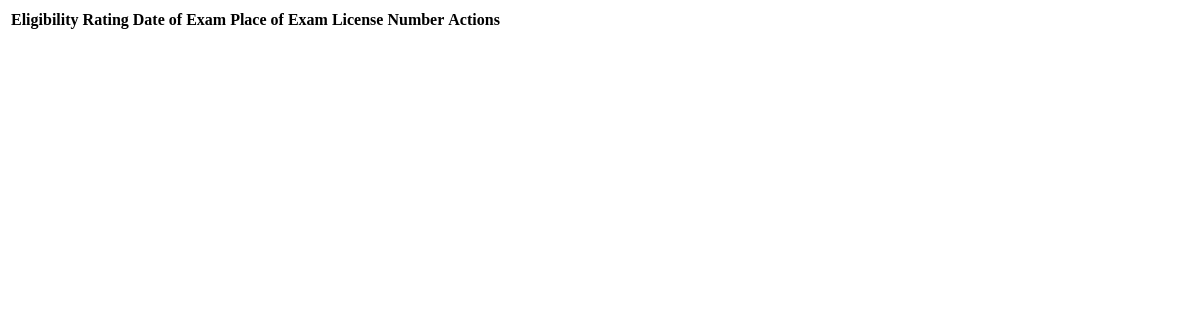
/eligibility-data/ (signed in), run on an earlier commit of the app's database.
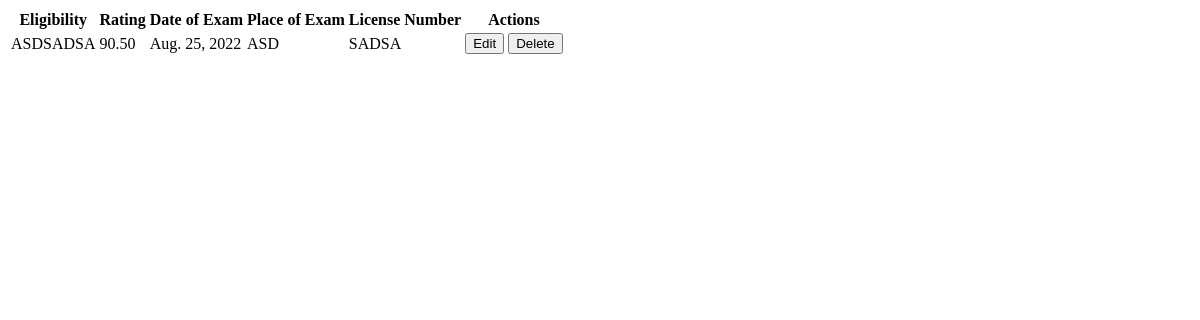
And on a later commit of the database.
### rma/models.py (models this page shows, shortened)
class Eligibility(models.Model):
    user = models.ForeignKey(User, on_delete=models.CASCADE)
    eligibility = Uppercase('Eligibility', max_length=200)
    rating = models.DecimalField('Units Earned', max_digits=4, decimal_places=2)
    date_of_exam = models.DateField('Date of Examination/Conferment')
    place_of_exam = Uppercase('Place of Examination/Conferment', max_length=200, blank=True)
    license = Uppercase('License Number', max_length=50, blank=True)
    class Meta:
        verbose_name_plural = "Eligibility"

### rma/views.py (the view)
# urls.py: path('eligibility-data/', views.eligibility_data, name='eligibility-data'),
@login_required()
def eligibility_data(request):
    obj_eligibility = Eligibility.objects.filter(user_id=request.user)
    return render(request, 'loaded_data/eligibility_data.html', {'obj_eligibility':obj_eligibility})

### templates/loaded_data/eligibility_data.html
<div class="col-12">
    <table class="table">
        <thead>
            <tr>
                <th scope="col">Eligibility</th>
                <th scope="col">Rating</th>
                <th scope="col">Date of Exam</th>
                <th scope="col">Place of Exam</th>
                <th scope="col">License Number</th>
                <th scope="col">Actions</th>
            </tr>
        </thead>
        <tbody>
            {% for eligibility in obj_eligibility %}
                <tr>
                    <td>{{eligibility.eligibility}}</td>
                    <td>{{eligibility.rating}}</td>
                    <td>{{eligibility.date_of_exam}}</td>
                    <td>{{eligibility.place_of_exam}}</td>
                    <td>{{eligibility.license}}</td>
                    <td>
                        <button type="button" class="btn btn-primary btn-sm" hx-get="{% url 'eligibility-edit' eligibility.id %}" hx-target="#eligibility-modal-dialog" data-bs-toggle="modal" data-bs-target="#eligibility-modal">Edit</button>
                        <button type="button" class="btn btn-danger btn-sm" hx-get="{% url 'eligibility-delete' eligibility.id %}" hx-target="#delete-modal-dialog" data-bs-toggle="modal" data-bs-target="#delete-modal">Delete</button>
                    </td>
                </tr>
            {% endfor %}
        </tbody>
    </table>
</div>

What changed in the data, as far as the page shows it:
added Eligibility: eligibility "ASDSADSA", rating "90.50", date_of_exam "Aug. 25, 2022", place_of_exam "ASD", license "SADSA"
